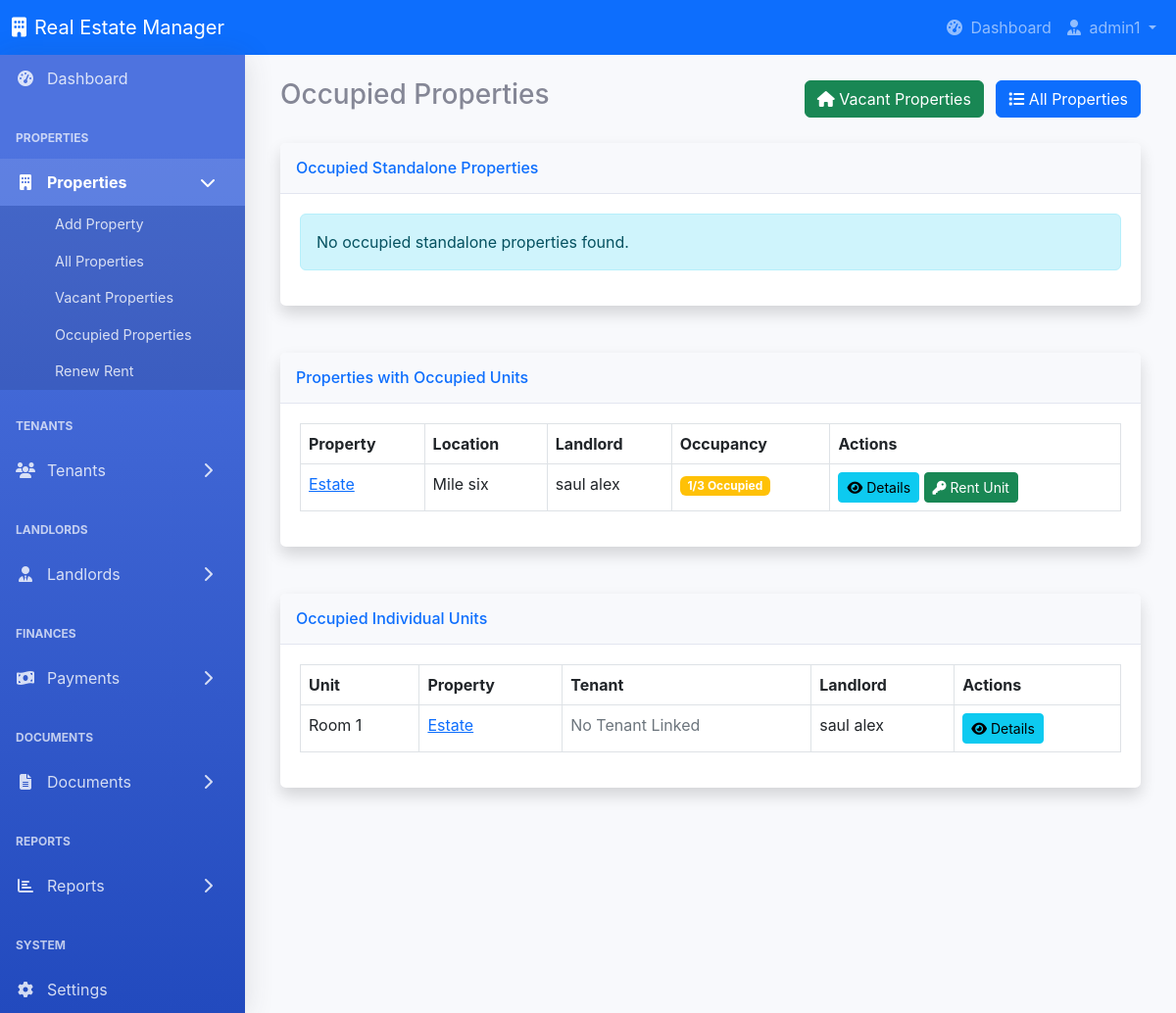
/properties/occupied (signed in), run on the app's committed database.
### tables this page shows
CREATE TABLE properties (
        id INTEGER PRIMARY KEY AUTOINCREMENT,
        title TEXT NOT NULL,
        type TEXT NOT NULL,
        location TEXT NOT NULL,
        size TEXT,
        landlord_id INTEGER NOT NULL,
        price REAL,
        status TEXT DEFAULT 'Vacant',
        description TEXT,
        image_path TEXT,
        created_at TIMESTAMP DEFAULT CURRENT_TIMESTAMP,
        FOREIGN KEY (landlord_id) REFERENCES landlords (id)
    );

CREATE TABLE landlords (
        id INTEGER PRIMARY KEY AUTOINCREMENT,
        full_name TEXT NOT NULL,
        phone TEXT NOT NULL,
        email TEXT,
        address TEXT,
        id_number TEXT,
        bank_name TEXT,
        account_number TEXT,
        current_balance REAL DEFAULT 0.0,
        created_at TIMESTAMP DEFAULT CURRENT_TIMESTAMP
    );

CREATE TABLE property_units (
        id INTEGER PRIMARY KEY AUTOINCREMENT,
        property_id INTEGER NOT NULL,
        unit_name TEXT NOT NULL,
        size TEXT,
        price REAL,
        status TEXT DEFAULT 'Vacant',
        tenant_id INTEGER,
        created_at TIMESTAMP DEFAULT CURRENT_TIMESTAMP,
        FOREIGN KEY (property_id) REFERENCES properties (id),
        FOREIGN KEY (tenant_id) REFERENCES tenants (id)
    );

### app.py (the view)
@app.route('/properties/occupied')
@login_required
def occupied_properties():
    conn = get_db_connection()
    occupied_properties = conn.execute('''
        SELECT p.*, l.full_name AS landlord_name,
               t.id AS tenant_id, t.full_name AS tenant_name
        FROM properties p
        JOIN landlords l ON p.landlord_id = l.id
        JOIN tenants t ON t.property_id = p.id AND t.unit_id IS NULL
        WHERE p.status = 'Occupied'
        ORDER BY p.created_at DESC
    ''').fetchall()
    properties_with_occupied_units = conn.execute('''
        SELECT p.*, l.full_name AS landlord_name,
               (SELECT COUNT(*) FROM property_units WHERE property_id = p.id) AS total_units,
               (SELECT COUNT(*) FROM property_units WHERE property_id = p.id AND status = 'Occupied') AS occupied_units
        FROM properties p
        JOIN landlords l ON p.landlord_id = l.id
        WHERE p.type IN ('Tenement', 'Shop')
          AND EXISTS (SELECT 1 FROM property_units WHERE property_id = p.id AND status = 'Occupied')
        ORDER BY p.created_at DESC
    ''').fetchall()
    occupied_units = conn.execute('''
        SELECT u.*, p.title AS property_title, p.location,
               l.full_name AS landlord_name,
               t.id AS tenant_id, t.full_name AS tenant_name
        FROM property_units u
        JOIN properties p ON u.property_id = p.id
        JOIN landlords l ON p.landlord_id = l.id
        JOIN tenants t ON t.unit_id = u.id
        WHERE u.status = 'Occupied'
        ORDER BY u.created_at DESC
    ''').fetchall()
    conn.close()
    return render_template('properties/occupied_properties.html',
                           occupied_properties=occupied_properties,
                           properties_with_occupied_units=properties_with_occupied_units,
                           occupied_units=occupied_units)

### app.py (called while the page is built)
def get_db_connection():
    conn = sqlite3.connect(DB_PATH)
    conn.row_factory = sqlite3.Row
    return conn

def login_required(f):
    @wraps(f)
    def decorated_function(*args, **kwargs):
        if 'user_id' not in session:
            flash('Please log in first.')
            return redirect(url_for('login'))
        return f(*args, **kwargs)
    return decorated_function

### templates/properties/occupied_properties.html (shortened to what this page needs)
{% include 'partials/header.html' %}
<div class="container-fluid">
    <div class="d-flex justify-content-between align-items-center mb-4">
        <h1 class="h3">Occupied Properties</h1>
        <div>
            <a href="{{ url_for('vacant_properties') }}" class="btn btn-success me-2">
                <i class="fas fa-home"></i> Vacant Properties
            </a>
            <a href="{{ url_for('properties_list') }}" class="btn btn-primary">
                <i class="fas fa-list"></i> All Properties
            </a>
        </div>
    </div>
    <div class="row">
        <div class="col-12 mb-4">
            <div class="card shadow">
                <div class="card-header py-3">
                    <h6 class="m-0 font-weight-bold text-primary">Occupied Standalone Properties</h6>
                </div>
                <div class="card-body">
                    {% if occupied_properties %}
                        <div class="table-responsive">
                            <table class="table table-bordered">
                                <thead>
                                    <tr>
                                        <th>Title</th>
                                        <th>Type</th>
                                        <th>Location</th>
                                        <th>Tenant</th>
                                        <th>Landlord</th>
                                        <th>Actions</th>
                                    </tr>
                                </thead>
                                <tbody>
                                    {% for property in occupied_properties %}
                                        <tr>
                                            <td>
                                                <a href="{{ url_for('property_detail', property_id=property.id) }}">
                                                    {{ property.title }}
                                                </a>
                                            </td>
                                            <td>{{ property.type }}</td>
                                            <td>{{ property.location }}</td>
                                            <td>
                                                {% if property.tenant_id %}
                                                    <a href="{{ url_for('tenant_detail', tenant_id=property.tenant_id) }}">
                                                        {{ property.tenant_name }}
                                                    </a>
                                                {% else %}
                                                    <span class="text-muted">No Tenant Linked</span>
                                                {% endif %}
                                            </td>
                                            <td>{{ property.landlord_name }}</td>
                                            <td>
                                                <a href="{{ url_for('property_detail', property_id=property.id) }}" class="btn btn-info btn-sm">
                                                    <i class="fas fa-eye"></i> Details
                                                </a>
                                            </td>
                                        </tr>
                                    {% endfor %}
                                </tbody>
                            </table>
                        </div>
                    {% else %}
                        <div class="alert alert-info">No occupied standalone properties found.</div>
                    {% endif %}
                </div>
            </div>
        </div>
        <div class="col-12 mb-4">
            <div class="card shadow">
                <div class="card-header py-3">
                    <h6 class="m-0 font-weight-bold text-primary">Properties with Occupied Units</h6>
                </div>
                <div class="card-body">
                    {% if properties_with_occupied_units %}
                        <div class="table-responsive">
                            <table class="table table-bordered">
                                <thead>
                                    <tr>
                                        <th>Property</th>
                                        <th>Location</th>
                                        <th>Landlord</th>
                                        <th>Occupancy</th>
                                        <th>Actions</th>
                                    </tr>
                                </thead>
                                <tbody>
                                    {% for property in properties_with_occupied_units %}
                                        <tr>
                                            <td>
                                                <a href="{{ url_for('property_detail', property_id=property.id) }}">{{ property.title }}</a>
                                            </td>
                                            <td>{{ property.location }}</td>
                                            <td>{{ property.landlord_name }}</td>
                                            <td>
                                                <span class="badge {% if property.occupied_units == property.total_units %}bg-danger{% else %}bg-warning{% endif %}">
                                                    {{ property.occupied_units }}/{{ property.total_units }} Occupied
                                                </span>
                                            </td>
                                            <td>
                                                <a href="{{ url_for('property_detail', property_id=property.id) }}" class="btn btn-info btn-sm">
                                                    <i class="fas fa-eye"></i> Details
                                                </a>
                                                {% if property.occupied_units < property.total_units %}
                                                    <button class="btn btn-success btn-sm rent-btn"
                                                            data-property-id="{{ property.id }}"
                                                            data-property-type="multi">
                                                        <i class="fas fa-key"></i> Rent Unit
                                                    </button>
                                                {% endif %}
                                            </td>
                                        </tr>
                                    {% endfor %}
                                </tbody>
                            </table>
                        </div>
                    {% else %}
                        <div class="alert alert-info">No properties with occupied units.</div>
                    {% endif %}
                </div>
            </div>
        </div>
        <div class="col-12 mb-4">
            <div class="card shadow">
                <div class="card-header py-3">
                    <h6 class="m-0 font-weight-bold text-primary">Occupied Individual Units</h6>
                </div>
                <div class="card-body">
                    {% if occupied_units %}
                        <div class="table-responsive">
                            <table class="table table-bordered">
                                <thead>
                                    <tr>
                                        <th>Unit</th>
                                        <th>Property</th>
                                        <th>Tenant</th>
                                        <th>Landlord</th>
                                        <th>Actions</th>
                                    </tr>
                                </thead>
                                <tbody>
                                    {% for unit in occupied_units %}
                                        <tr>
                                            <td>{{ unit.unit_name }}</td>
                                            <td>
                                                <a href="{{ url_for('property_detail', property_id=unit.property_id) }}">
                                                    {{ unit.property_title }}
                                                </a>
                                            </td>
                                            <td>
                                                {% if unit.tenant_id %}
                                                    <a href="{{ url_for('tenant_detail', tenant_id=unit.tenant_id) }}">
                                                        {{ unit.tenant_name }}
                                                    </a>
                                                {% else %}
                                                    <span class="text-muted">No Tenant Linked</span>
                                                {% endif %}
                                            </td>
                                            <td>{{ unit.landlord_name }}</td>
                                            <td>
                                                <a href="{{ url_for('property_detail', property_id=unit.property_id) }}" class="btn btn-info btn-sm">
                                                    <i class="fas fa-eye"></i> Details
                                                </a>
                                            </td>
                                        </tr>
                                    {% endfor %}
                                </tbody>
                            </table>
                        </div>
                    {% else %}
                        <div class="alert alert-info">No occupied units found.</div>
                    {% endif %}
                </div>
            </div>
        </div>
    </div>
</div>
</body>
</html>

### static/css/styles.css (style rules this page uses)
:root { --primary-color: #4e73df; --secondary-color: #858796; --success-color: #1cc88a; --info-color: #36b9cc; --warning-color: #f6c23e; --danger-color: #e74a3b; --light-color: #f8f9fc; --dark-color: #5a5c69; }
body { font-family: 'Nunito', -apple-system, BlinkMacSystemFont, "Segoe UI", Roboto, "Helvetica Neue", Arial, sans-serif; font-size: 1rem; font-weight: 400; line-height: 1.5; color: #858796; background-color: #f8f9fc; }
.card { margin-bottom: 1.5rem; box-shadow: 0 0.15rem 1.75rem 0 rgba(58, 59, 69, 0.15); border: none; border-radius: 0.35rem; }
.card-header { background-color: #f8f9fc; border-bottom: 1px solid #e3e6f0; }
.card-body { padding: 1.25rem; }
.table-responsive { overflow-x: auto; }

### data on the page
properties: title "Estate", location "Mile six", landlord_name "saul alex", occupied_units "1", total_units "3"
property_units: unit_name "Room 1", property_title "Estate", landlord_name "saul alex"

### other printed values
{{ session['username'] }} "admin1"
